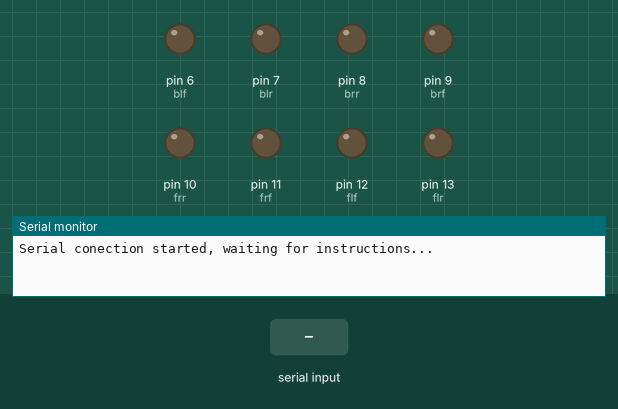
Recording of a sketch running on a simulated Arduino Mega 2560, built with avr-gcc and run on an emulated ATmega2560. On the bench: output pins drawn as LEDs (lit = HIGH), the last lines printed to the serial monitor. Inputs (shaded band) come from the test bench.

Above: at 1.2 s.
1.3 s: "200\n" received over the second serial link
At 2.5 s:
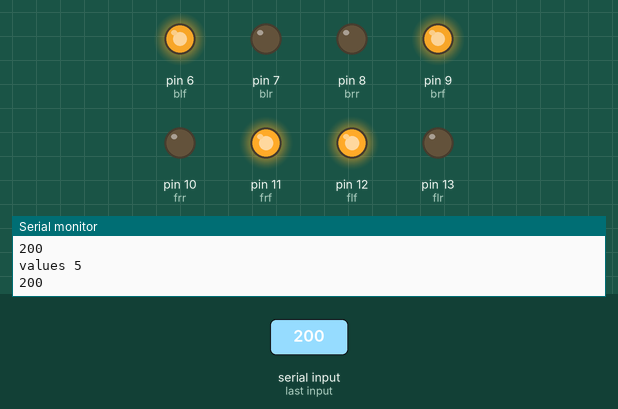
2.8 s: "90,45,200\n" received over the second serial link
At 4.1 s:
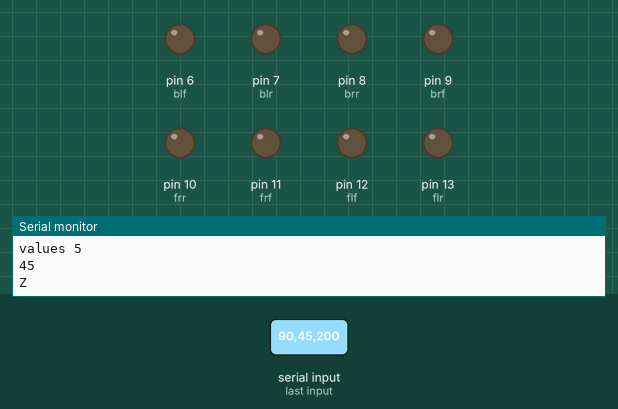
Timing chart, 0 to 5.8 s (numbered marks = the images above; inputs shaded):
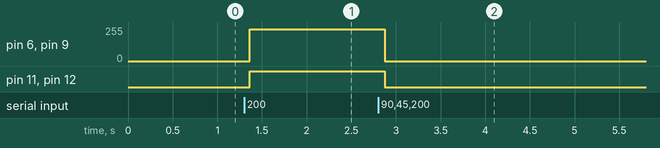

Measured:
- after the input at 1.3 s, pin 6 (blf), pin 9 (brf): 0/255 → 240/255 after 0.07 s; pin 11 (frf), pin 12 (flf): LOW → HIGH after 0.07 s
- after the input at 2.8 s, pin 6 (blf), pin 9 (brf): 240/255 → 0/255 after 0.07 s; pin 11 (frf), pin 12 (flf): HIGH → LOW after 0.07 s

The sketch:

string_over_serial.ino
```cpp
//USAGE NOTES
//make sure you change the array size AND for-loop conditional for both the COMMAS and VALUES functions to the number of datas you are sending (currently 6)
//code must execute before the received buffer is cleared (last line of this program)
//String[i].toInt() function can be used to convert a string to an integer

// Buffer to store incoming commands from serial port
String inData;
    int frr = 10;
    int frf = 11;
    int flr = 13;
    int flf = 12;
    int MAX_PWM_VOLTAGE = 240;
    int blf = 6;
    int blr = 7;
    int brf = 9;
    int brr = 8;

void setup() {
    Serial.begin(9600);
    Serial3.begin(9600);
    Serial.println("Serial conection started, waiting for instructions...");

    pinMode(frr,OUTPUT);  //fri=ont right reverse
    pinMode(frf, OUTPUT); //front right forward
    pinMode(flr,OUTPUT);  //front left reverse
    pinMode(flf, OUTPUT); //front left forward
    pinMode(blf,OUTPUT);  //back left forward
    pinMode(blr, OUTPUT); //back left reverse
    pinMode(brf,OUTPUT);  //back right forward
    pinMode(brr, OUTPUT); //back right reverse
}

void loop() {
    //loop that runs every time that serial data is sent
    while (Serial3.available() > 0)
    {

        char recieved = Serial3.read();
        inData += recieved;

        // Process message when new line character is recieved
        if (recieved == '\n')
        {
            Serial.print("Arduino Received: ");
            Serial.print(inData);

            // You can put some if and else here to process the message juste like that:

            if(inData == "+++\n"){ // DON'T forget to add "\n" at the end of the string.
              Serial.println("OK. Press h for help.");
            }


            //LOAD ARRAY OF COMMAS (REQUIRED FOR NEXT FUNCTION)
            int comma[6];
            for (int i=0; i<6; i++){
              comma[i] = inData.indexOf(',', comma[i-1]+1);
            }

            //LOAD ARRAY OF STRINGS SEPERATED BY COMMAS
            String values[6];
            for (int z=0; z<6; z++){
              if (z == 0){
                values[z] = inData.substring(comma[z-1],comma[z]);
              }
              else {
                values[z] = inData.substring((comma[z-1]+1),comma[z]);
              }
            }


//            Serial.println("Comma location");
//
//            Serial.println(comma[2]+1);

            Serial.println("Text block");
            Serial.println("values 0");
            Serial.println(values[0].toInt());
            Serial.println("values 1");
            Serial.println(values[1].toInt());
            Serial.println("values 2");
            Serial.println(values[2].toInt());
            Serial.println("values 3");
            Serial.println(values[3].toInt());
            Serial.println("values 4");
            Serial.println(values[4].toInt());
            Serial.println("values 5");
            Serial.println(values[5].toInt());

            if ((values[0].toInt()) > 101){
                digitalWrite(frf, MAX_PWM_VOLTAGE); //front right forward
                digitalWrite(flf, MAX_PWM_VOLTAGE); //front left forward
                analogWrite(frr, LOW);  //front right reverse
                analogWrite(flr, LOW);  //front left reverse
                digitalWrite(blr, LOW); //back left reverse
                digitalWrite(brr, LOW); // back right reverse
                analogWrite(blf, MAX_PWM_VOLTAGE);  //back left forward
                analogWrite(brf, MAX_PWM_VOLTAGE);  //back right forward
            }
            else
            {
                Serial.write("Z");
                digitalWrite(frf, LOW);
                digitalWrite(flf, LOW);
                analogWrite(frr, LOW);
                analogWrite(flr, LOW);
                digitalWrite(blr, LOW);
                digitalWrite(brr, LOW);
                analogWrite(blf, LOW);
                analogWrite(brf, LOW);
            }
//
//            int firstComma = inData.indexOf(',');
//            int secondComma = inData.indexOf(',',firstComma+1);

//            Serial.println("X Coordinates");
//            Serial.println(inData.substring(0, firstComma));
//            Serial.println("Y Coordinates");
//            Serial.println(inData.substring(firstComma+1, secondComma));


            inData = ""; // Clear recieved buffer


        }
    }
}
```
